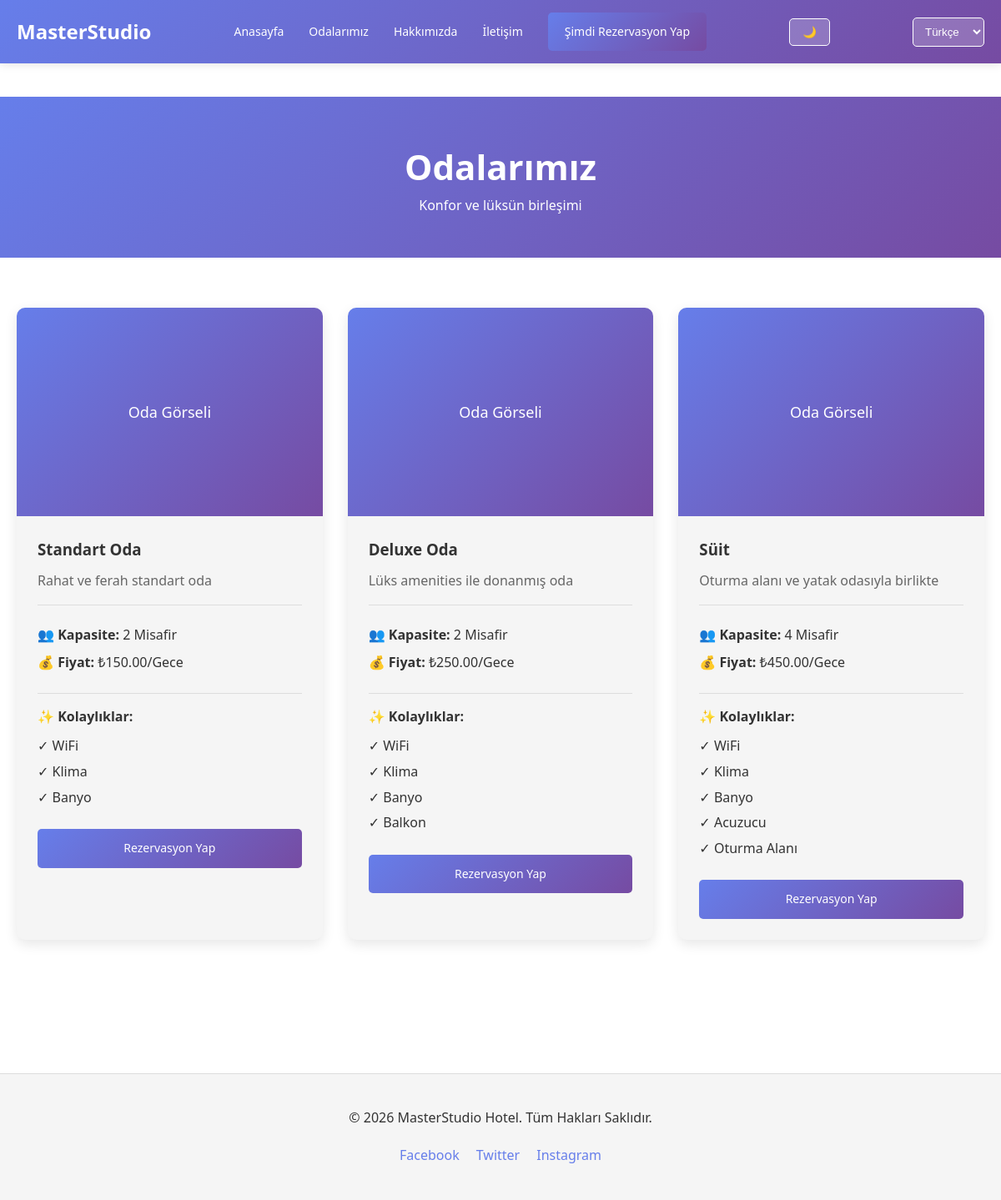
The page /rooms.php on the database its author committed.
### tables this page shows
CREATE TABLE IF NOT EXISTS `room_types` (
    `id` INT(11) NOT NULL AUTO_INCREMENT,
    `name_tr` VARCHAR(100) NOT NULL,
    `name_en` VARCHAR(100),
    `description_tr` TEXT,
    `description_en` TEXT,
    `max_guests` INT(11) NOT NULL,
    `price_per_night` DECIMAL(10, 2) NOT NULL,
    `amenities_tr` TEXT,
    `amenities_en` TEXT,
    `image_url` VARCHAR(255),
    `is_active` BOOLEAN DEFAULT TRUE,
    `created_at` TIMESTAMP DEFAULT CURRENT_TIMESTAMP,
    `updated_at` TIMESTAMP DEFAULT CURRENT_TIMESTAMP ON UPDATE CURRENT_TIMESTAMP,
    PRIMARY KEY (`id`)
);

### rooms.php (the view, shortened to what this page needs)
<?php
require_once 'core/config.php';
$room_types = $conn->query("SELECT * FROM room_types WHERE is_active = TRUE");
?>
<!DOCTYPE html>
<html lang="<?php echo $_SESSION['lang'] ?? 'tr'; ?>">
<head>
    <link rel="stylesheet" href="assets/css/style.css">
    <link rel="stylesheet" href="assets/css/dark.css" id="theme-style">
</head>
<body>
    <header>
        <div class="container">
            <div class="logo">
                <a href="index.php">MasterStudio</a>
            </div>
            <nav>
                <ul>
                    <li><a href="index.php">Anasayfa</a></li>
                    <li><a href="rooms.php" class="active">Odalarımız</a></li>
                    <li><a href="about.php">Hakkımızda</a></li>
                    <li><a href="contact.php">İletişim</a></li>
                    <li><a href="booking.php" class="btn btn-primary">Şimdi Rezervasyon Yap</a></li>
                </ul>
            </nav>
            <div class="theme-switcher">
                <button id="theme-toggle">🌙</button>
            </div>
            <div class="lang-switcher">
                <select id="lang-toggle">
                    <option value="tr" selected>Türkçe</option>
                </select>
            </div>
        </div>
    </header>
    <main>
        <section style="background: linear-gradient(135deg, #667eea 0%, #764ba2 100%); color: white; padding: 50px 0; text-align: center;">
            <div class="container">
                <h1 style="font-size: 42px;">Odalarımız</h1>
                <p>Konfor ve lüksün birleşimi</p>
            </div>
        </section>
        <section style="padding: 60px 0;">
            <div class="container">
                <div style="display: grid; grid-template-columns: repeat(auto-fill, minmax(350px, 1fr)); gap: 30px;">
                    <?php while ($room = $room_types->fetch_assoc()): ?>
                        <div style="background: var(--light-bg); border-radius: 10px; overflow: hidden; box-shadow: 0 5px 15px rgba(0,0,0,0.1); transition: all 0.3s ease;">
                            <div style="height: 250px; background: linear-gradient(135deg, #667eea 0%, #764ba2 100%); display: flex; align-items: center; justify-content: center; color: white; font-size: 18px;">
                                Oda Görseli
                            </div>
                            <div style="padding: 25px;">
                                <h3 style="margin-bottom: 10px; color: var(--text-color);"><?php echo htmlspecialchars($room['name_tr']); ?></h3>
                                <p style="color: #666; margin-bottom: 15px;"><?php echo htmlspecialchars($room['description_tr']); ?></p>
                                <div style="margin: 15px 0; padding: 15px 0; border-top: 1px solid var(--border-color); border-bottom: 1px solid var(--border-color);">
                                    <p style="color: var(--text-color); margin: 8px 0;">
                                        <strong>👥 Kapasite:</strong> <?php echo $room['max_guests']; ?> Misafir
                                    </p>
                                    <p style="color: var(--text-color); margin: 8px 0;">
                                        <strong>💰 Fiyat:</strong> ₺<?php echo number_format($room['price_per_night'], 2); ?>/Gece
                                    </p>
                                </div>
                                <?php if (!empty($room['amenities_tr'])): ?>
                                    <p style="color: var(--text-color); margin-bottom: 10px;"><strong>✨ Kolaylıklar:</strong></p>
                                    <ul style="list-style: none; color: var(--text-color);">
                                        <?php foreach (explode(',', $room['amenities_tr']) as $amenity): ?>
                                            <li style="margin: 5px 0;">✓ <?php echo trim($amenity); ?></li>
                                        <?php endforeach; ?>
                                    </ul>
                                <?php endif; ?>
                                <a href="booking.php?room_type=<?php echo urlencode($room['name_tr']); ?>" class="btn btn-primary" style="margin-top: 20px; width: 100%; text-align: center;">Rezervasyon Yap</a>
                            </div>
                        </div>
                    <?php endwhile; ?>
                </div>
            </div>
        </section>
    </main>
    <footer>
        <div class="container">
            <p>&copy; <?php echo date('Y'); ?> MasterStudio Hotel. Tüm Hakları Saklıdır.</p>
            <div class="social-links">
                <a href="https://facebook.com" target="_blank">Facebook</a>
                <a href="https://twitter.com" target="_blank">Twitter</a>
                <a href="https://instagram.com" target="_blank">Instagram</a>
            </div>
        </div>
    </footer>
</body>
</html>

### assets/css/style.css (style rules this page uses)
* { margin: 0; padding: 0; box-sizing: border-box; }
:root { --primary-color: #667eea; --secondary-color: #764ba2; --text-color: #333; --bg-color: #ffffff; --border-color: #ddd; --light-bg: #f5f5f5; }
html { scroll-behavior: smooth; }
body { font-family: 'Segoe UI', Tahoma, Geneva, Verdana, sans-serif; color: var(--text-color); background-color: var(--bg-color); transition: all 0.3s ease; line-height: 1.6; }
.container { max-width: 1200px; margin: 0 auto; padding: 0 20px; }
header { background: linear-gradient(135deg, #667eea 0%, #764ba2 100%); color: white; padding: 15px 0; box-shadow: 0 2px 10px rgba(0, 0, 0, 0.1); position: sticky; top: 0; z-index: 100; }
header .container { display: flex; justify-content: space-between; align-items: center; }
.logo a { font-size: 24px; font-weight: bold; color: white; text-decoration: none; }
nav ul { list-style: none; display: flex; gap: 30px; align-items: center; }
nav a { color: white; text-decoration: none; transition: all 0.3s ease; font-size: 14px; }
.theme-switcher, .lang-switcher { display: flex; gap: 10px; }
.theme-switcher button { background: rgba(255, 255, 255, 0.2); border: 1px solid white; color: white; padding: 8px 15px; border-radius: 5px; cursor: pointer; transition: all 0.3s ease; }
.lang-switcher select { background: rgba(255, 255, 255, 0.2); border: 1px solid white; color: white; padding: 8px 10px; border-radius: 5px; cursor: pointer; }
.lang-switcher select option { color: #333; }
main { min-height: calc(100vh - 100px); padding: 40px 0; }
footer { background: var(--light-bg); border-top: 1px solid var(--border-color); padding: 40px 0; margin-top: 60px; }
footer .container { text-align: center; }
footer p { margin-bottom: 20px; color: var(--text-color); }
.social-links { display: flex; justify-content: center; gap: 20px; }
.social-links a { color: var(--primary-color); text-decoration: none; transition: all 0.3s ease; }
.btn { display: inline-block; padding: 12px 20px; border-radius: 5px; text-decoration: none; cursor: pointer; transition: all 0.3s ease; border: none; font-size: 14px; font-weight: 500; }
.btn-primary { background: linear-gradient(135deg, #667eea 0%, #764ba2 100%); color: white; }

### rows shown on the page
room_types: name_tr "Standart Oda", description_tr "Rahat ve ferah standart oda", max_guests "2", price_per_night "150.00", amenities_tr "WiFi", amenities_tr "Klima", amenities_tr "Banyo"
room_types: name_tr "Deluxe Oda", description_tr "Lüks amenities ile donanmış oda", max_guests "2", price_per_night "250.00", amenities_tr "WiFi", amenities_tr "Klima", amenities_tr "Banyo", amenities_tr "Balkon"
room_types: name_tr "Süit", description_tr "Oturma alanı ve yatak odasıyla birlikte", max_guests "4", price_per_night "450.00", amenities_tr "WiFi", amenities_tr "Klima", amenities_tr "Banyo", amenities_tr "Acuzucu", amenities_tr "Oturma Alanı"
